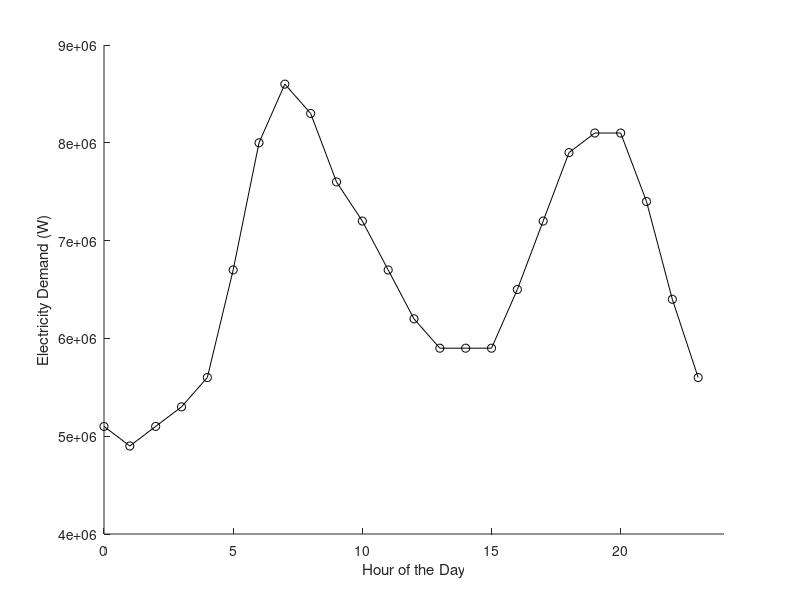

This figure's MATLAB source: (Note: this script raises an error after producing the figure.)
clear;
close all;
clc;
addpath(genpath('pvlib'));
%for a typical electrical demand on day in Oct
hour = linspace(0,23,24);
demand=[5.1 4.9 5.1 5.3 5.6 6.7 8.0 8.6 8.3 7.6 7.2 6.7 6.2 5.9 5.9 5.9 6.5 7.2 7.9 8.1 8.1 7.4 6.4 5.6]*10^6; %W

fig = figure('units','inch','position',[5,5,6,5]);
hold on
plot(hour, demand, 'ko-')
xlabel('Hour of the Day')
ylabel('Electricity Demand (W)')
xlim([0,24])
hold off
print(fig,'Demand Vs. Time.png','-dpng','-r800');

%% Q1

peak_d = max(demand); % peak demand

% Nominal Capacity (Monthly)-31 days in Oct
diesel_nomcap = peak_d % Diesel ; eql to peak load on a typical day

btry=[sum(demand(20:end)) sum(demand(1:8))]; %Battery ; nighttime energy use 
battery_nomcap = max(btry)

% For solar Capacity
SurfTilt=10;
SurfAz=180;
TMYData=pvl_readtmy3('725905TYA.CSV'); %Ukiah, CA site
TimeMatlab = TMYData.DateNumber;
Time = pvl_maketimestruct(TimeMatlab, ones(size(TimeMatlab))*TMYData.SiteTimeZone);
dayofyear = pvl_date2doy(Time.year, Time.month, Time.day);
DNI = TMYData.DNI; % Read in for comparison with results
DHI = TMYData.DHI; % Read in for comparison with results
GHI = TMYData.GHI;
Location = pvl_makelocationstruct(TMYData.SiteLatitude,TMYData.SiteLongitude,...
TMYData.SiteElevation); %Altitude is optional
pressure= TMYData.Pressure*100; %Convert pressure from mbar to Pa
[SunAz, SunEl, ApparentSunEl, SolarTime] = pvl_ephemeris(Time, Location);
SunZen=90-ApparentSunEl;
AM= pvl_relativeairmass(SunZen);
AMa=pvl_absoluteairmass(AM,pressure);

HExtra = pvl_extraradiation(dayofyear);
Ediffsky = pvl_perez(SurfTilt, SurfAz, DHI, DNI, HExtra, SunZen, SunAz, AMa);

ro_g = 0.2;
AOI = pvl_getaoi(SurfTilt, SurfAz, SunZen, SunAz);
Eb=0*AOI;
Eb(AOI<90)=DNI(AOI<90).*cosd(AOI(AOI<90));
GHI(isnan(GHI))=0;
Ediffground=pvl_grounddiffuse(SurfTilt, GHI, ro_g);
oct=6553:1:7296;

%POA
POA=Eb + Ediffsky + Ediffground;
Ediff=Ediffsky+Ediffground;
%for oct
doy=274:1:304;
POA=POA(oct); %actual generation in Oct

%monthly demand
Oct_demand = sum(demand)*31 %W

%Solar panel
DBfile = 'SandiaModuleDatabase_20120925.xlsx';
Module = pvl_sapmmoduledb(124, DBfile);


Tamb=TMYData.DryBulb(oct);
windspeed=TMYData.Wspd(oct);
a=Module.a_wind;
b=Module.b_wind;
deltaT=Module.delT;

Ee=POA*.98/1000;
Tcell = pvl_sapmcelltemp(Ee, 1000, a, b, windspeed, Tamb, deltaT);
Result = pvl_sapm(Module, Ee, Tcell);

%change MS and MP to get slr to equal Oct_damand, 5000 panels
MS=100; % #module in series
MP=50; % # number of parallel strings 

Vdc=MS*Result.Vmp;
Vdc(Vdc<0)=0;
Idc=MP*Result.Imp;
Pdc=(Vdc.*Idc);
load 'SandiaInverterDatabaseSAM2014.1.14.mat';
Inverter = SNLInverterDB(441);

Pac=pvl_snlinverter(Inverter,Vdc,Pdc);
Pac(Pac<0)=0;
Oct_solar_generation=exsum(Pac)
max_solarPwr=max(Pac);

Solar_array_nomcap = 10^6
Solar_arrays_req = ceil((Oct_demand/Oct_solar_generation))

%% Q2

demand_during_outages = sum(demand) * 20/30;
investment_cost = demand_during_outages / 1000 * 550;
OnM_cost = 0.012 * 1000 * demand_during_outages / 12;
fuel_cost = demand_during_outages * 24 * 20 / 1000 * 0.10 * 3.96;
diesel_cost = investment_cost + OnM_cost + fuel_cost

